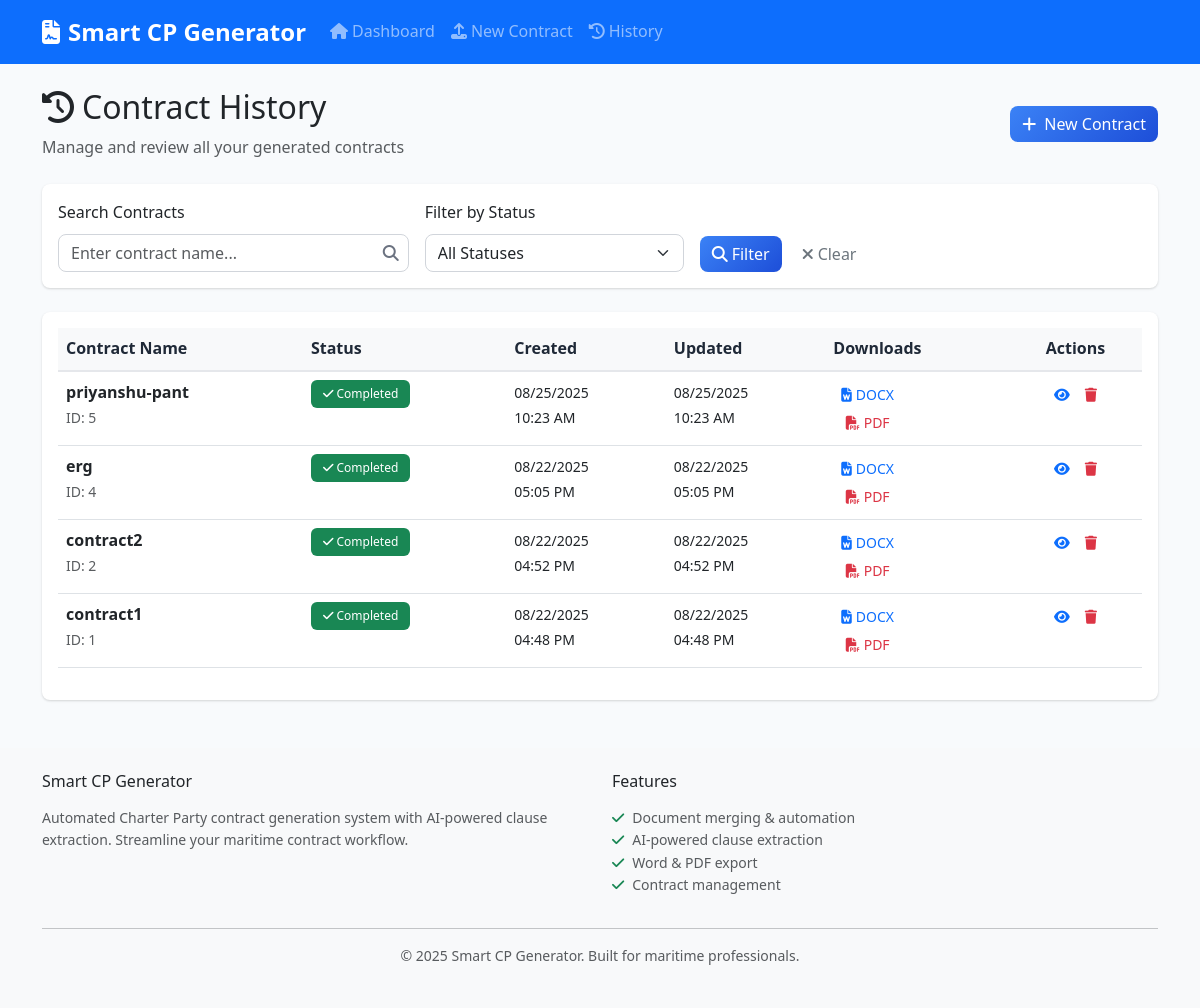
Before: /history with the older database file.
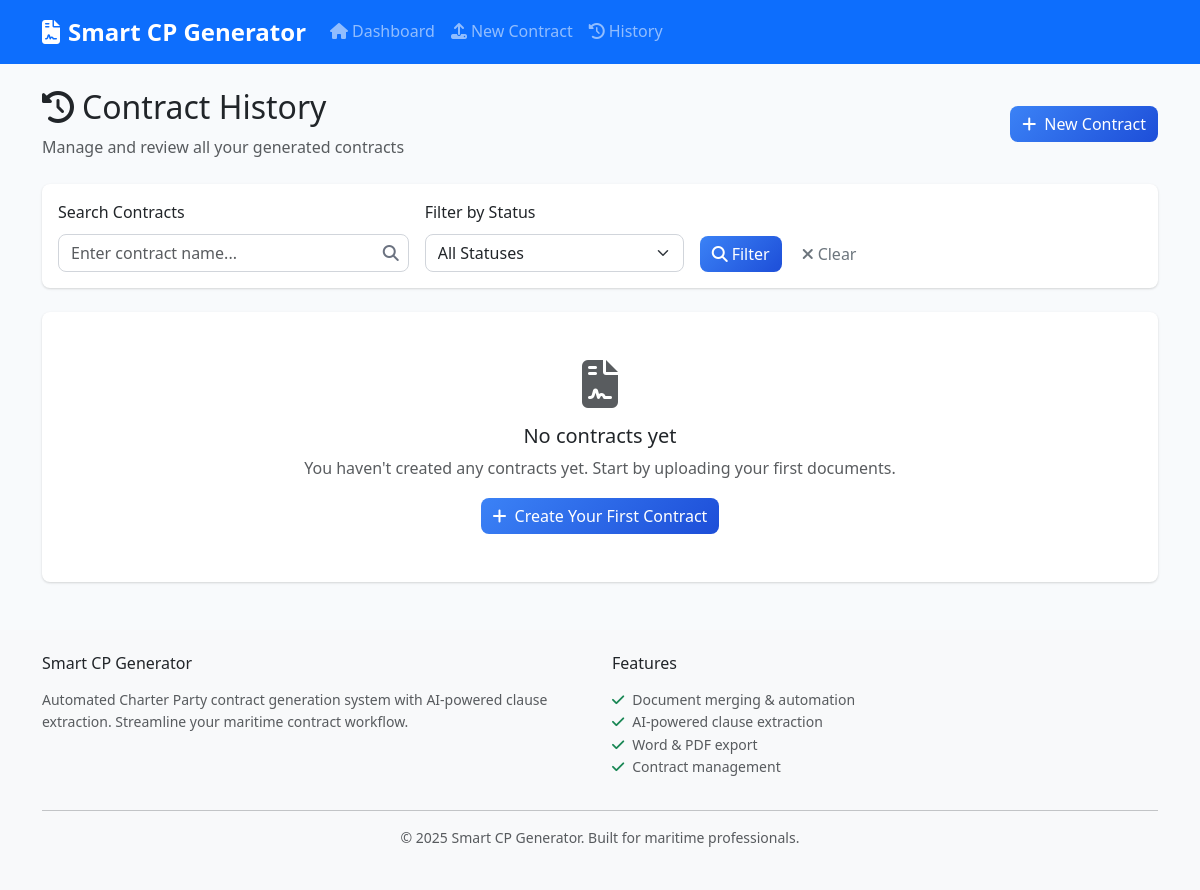
After: the same page with the newer database file.
### models.py (models this page shows, shortened)
class Contract(db.Model):
    id = db.Column(db.Integer, primary_key=True)
    contract_name = db.Column(db.String(255), nullable=False)
    fixture_recap_content = db.Column(Text)
    base_cp_content = db.Column(Text)
    negotiated_clauses_content = db.Column(Text)
    final_contract_content = db.Column(Text)
    extracted_clauses = db.Column(Text)  # JSON string of extracted clauses
    created_at = db.Column(db.DateTime, default=datetime.utcnow)
    updated_at = db.Column(db.DateTime, default=datetime.utcnow, onupdate=datetime.utcnow)
    status = db.Column(db.String(50), default='draft')  # draft, processing, completed, error
    docx_path = db.Column(db.String(255))
    pdf_path = db.Column(db.String(255))

### routes.py (the view)
@app.route('/history')
def contract_history():
    page = request.args.get('page', 1, type=int)
    status_filter = request.args.get('status', '')
    search_term = request.args.get('search', '')
    query = Contract.query
    if status_filter:
        query = query.filter_by(status=status_filter)
    if search_term:
        query = query.filter(Contract.contract_name.contains(search_term))
    contracts = query.order_by(Contract.updated_at.desc()).paginate(
        page=page, per_page=10, error_out=False
    )
    return render_template('history.html', contracts=contracts,
                         status_filter=status_filter, search_term=search_term)

### templates/history.html (shortened to what the changed rows need)
{% extends "base.html" %}
{% block content %}
<div class="row">
    <div class="col-12 mb-4">
        <div class="d-flex justify-content-between align-items-center">
            <div>
                <h2>
                    <i class="fas fa-history me-2"></i>Contract History
                </h2>
            </div>
        </div>
    </div>
</div>
<div class="row">
    <div class="col-12">
        {% if contracts.items %}
            <div class="card">
                <div class="card-body">
                    <div class="table-responsive">
                        <table class="table table-hover">
                            <thead class="table-light">
                                <tr>
                                    <th>Contract Name</th>
                                    <th>Status</th>
                                    <th>Created</th>
                                    <th>Updated</th>
                                    <th>Downloads</th>
                                    <th class="text-center">Actions</th>
                                </tr>
                            </thead>
                            <tbody>
                                {% for contract in contracts.items %}
                                <tr>
                                    <td>
                                        <strong>{{ contract.contract_name }}</strong>
                                        <br>
                                        <small class="text-muted">ID: {{ contract.id }}</small>
                                    </td>
                                    <td>
                                        <span class="badge bg-{{ 'success' if contract.status == 'completed' else 'warning' if contract.status == 'processing' else 'danger' if contract.status == 'error' else 'secondary' }}">
                                            <i class="fas fa-{{ 'check' if contract.status == 'completed' else 'clock' if contract.status == 'processing' else 'exclamation-triangle' if contract.status == 'error' else 'edit' }}"></i>
                                            {{ contract.status.title() }}
                                        </span>
                                    </td>
                                    <td>
                                        <small>{{ contract.created_at.strftime('%m/%d/%Y<br>%I:%M %p') | safe if contract.created_at else 'N/A' }}</small>
                                    </td>
                                    <td>
                                        <small>{{ contract.updated_at.strftime('%m/%d/%Y<br>%I:%M %p') | safe if contract.updated_at else 'N/A' }}</small>
                                    </td>
                                    <td>
                                        <div class="btn-group-vertical btn-group-sm" role="group">
                                            {% if contract.docx_path %}
                                                <a href="{{ url_for('download_file', contract_id=contract.id, file_type='docx') }}"
                                                   class="btn btn-outline-primary btn-sm">
                                                    <i class="fas fa-file-word me-1"></i>DOCX
                                                </a>
                                            {% endif %}
                                            {% if contract.pdf_path %}
                                                <a href="{{ url_for('download_file', contract_id=contract.id, file_type='pdf') }}"
                                                   class="btn btn-outline-danger btn-sm">
                                                    <i class="fas fa-file-pdf me-1"></i>PDF
                                                </a>
                                            {% endif %}
                                        </div>
                                    </td>
                                    <td class="text-center">
                                        <div class="btn-group" role="group">
                                            <a href="{{ url_for('preview_contract', contract_id=contract.id) }}"
                                               class="btn btn-outline-primary btn-sm" title="View Contract">
                                                <i class="fas fa-eye"></i>
                                            </a>
                                            <button type="button" class="btn btn-outline-danger btn-sm"
                                                    title="Delete Contract"
                                                    onclick="deleteContract({{ contract.id }}, '{{ contract.contract_name }}')">
                                                <i class="fas fa-trash"></i>
                                            </button>
                                        </div>
                                    </td>
                                </tr>
                                {% endfor %}
                            </tbody>
                        </table>
                    </div>
                </div>
            </div>
        {% else %}
            <div class="card">
                <div class="card-body text-center py-5">
                    {% if search_term or status_filter %}
                        <i class="fas fa-search fa-3x text-muted mb-3"></i>
                        <h5>No contracts found</h5>
                        <p class="text-muted">No contracts match your current filters.</p>
                        <a href="{{ url_for('contract_history') }}" class="btn btn-primary">
                            <i class="fas fa-times me-2"></i>Clear Filters
                        </a>
                    {% else %}
                        <i class="fas fa-file-contract fa-3x text-muted mb-3"></i>
                        <h5>No contracts yet</h5>
                        <p class="text-muted">You haven't created any contracts yet. Start by uploading your first documents.</p>
                        <a href="{{ url_for('upload_documents') }}" class="btn btn-primary">
                            <i class="fas fa-plus me-2"></i>Create Your First Contract
                        </a>
                    {% endif %}
                </div>
            </div>
        {% endif %}
    </div>
</div>
{% endblock %}

Changed rows visible on the page:
removed Contract: contract_name "priyanshu-pant", id "5", status "Completed", created_at "08/25/2025 10:23 AM", updated_at "08/25/2025 10:23 AM"
removed Contract: contract_name "erg", id "4", status "Completed", created_at "08/22/2025 05:05 PM", updated_at "08/22/2025 05:05 PM"
removed Contract: contract_name "contract2", id "2", status "Completed", created_at "08/22/2025 04:52 PM", updated_at "08/22/2025 04:52 PM"
removed Contract: contract_name "contract1", id "1", status "Completed", created_at "08/22/2025 04:48 PM", updated_at "08/22/2025 04:48 PM"
Other visible differences:
text no longer shown: "Contract Name Status Created Updated Downloads Actions"
text now shown: "No contracts yet You haven't created any contracts yet. Start by uploading your first documents. Create Your First Contract"
